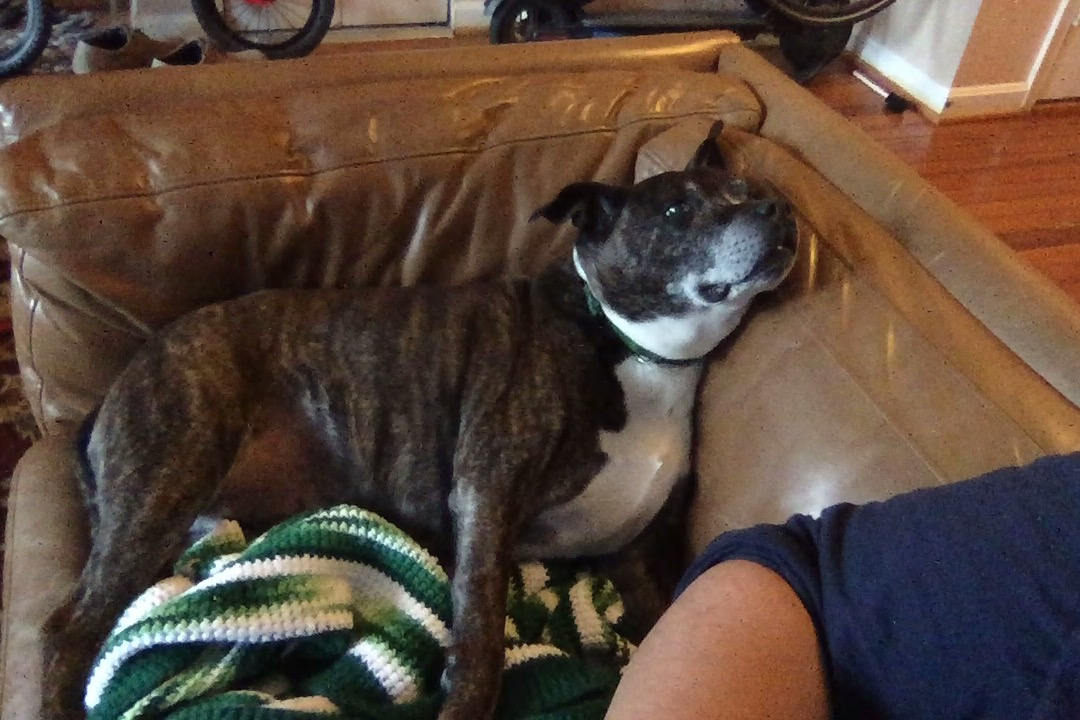
#> input picture examples/img2aspect/dog.jpg, 1080 x 720 px
$ python img2aspect.py dog.jpg
#> lines starting #> are read from the running program, lines starting #| are printed output that depends on the picture
#!/usr/bin/env python3
# img2aspect
# Manages image sizes on the command line.
#
# Author:   Benjamin Bengfort <bbengfort@districtdatalabs.com>
# Created:  Mon Sep 12 14:19:14 2016 -0400
#
# Copyright (C) 2016 District Data Labs
# For license information, see LICENSE.txt
#
# ID: img2aspect.py [] benjamin@bengfort.com $

"""
Manages image sizes on the command line.
"""

##########################################################################
## Imports
##########################################################################

import os
import argparse

from PIL import Image


##########################################################################
## Command Description
##########################################################################

DESCRIPTION = "Resize and crop images to a particular aspect"
EPILOG = "This should not modify the original image, but make a copy!"
ARGUMENTS = {
    ('-o', '--output'): {
        'metavar': 'PATH',
        'default': None,
        'help': 'specify the path to write the modified image to',
    },
    ('-a', '--aspect'): {
        'default': '16x9',
        'metavar': 'WxH',
        'help': 'the aspect ratio e.g. 16x9',
    },
    'image': {
        'nargs': 1,
        'help': 'path to the image to resize and crop',
    }
}


##########################################################################
## Helper Functions
##########################################################################

def copyname(path, suffix="-modified"):
    """
    Returns the path to write out the copy name to.
    """
    name, ext = os.path.splitext(os.path.basename(path))
    name = "{}{}{}".format(name, suffix, ext)
    return os.path.join(
        os.path.dirname(path), name
    )


def aspect(s):
    """
    Parses an aspect from a string and returns a (width, height) tuple.
    """
    try:
        ratio = tuple(map(int, s.lower().split("x")))
        if len(ratio) != 2:
            raise ValueError("Not enough dimensions!")
        return ratio
    except:
        raise Exception("Could not parse the aspect from '{}'".format(s))


def reshape(imgpath, ratio):
    """
    Reshapes an image to the specified ratio by cropping along the larger
    dimension that doesn't meet the specified aspect ratio.
    """

    def crop_height(image, rx):
        width, height = image.size
        return image.crop((
            0, (rx/2),
            width, height - (rx/2),
        ))

    def crop_width(image, rx):
        width, height = image.size
        return image.crop((
            (rx/2), 0,
            width - (rx/2), height,
        ))

    image = Image.open(imgpath)
    width, height = image.size

    # Find the delta change.
    rxheight = ((width / ratio[0]) * ratio[1]) - height
    rxwidth  = ((height / ratio[1]) * ratio[0]) - width

    # Can only crop pixels, not add them.
    if rxheight < 0 and rxwidth < 0:
        # If both sides can be cropped to get what we want:
        # Select the largest (because both are negative)
        if rxheight > rxwidth:
            return crop_height(image, rxheight * -1)
        else:
            return crop_width(image, rxwidth * -1)

    elif rxheight < 0:
        # Trim height to fit aspect ratio
        return crop_height(image, rxheight * -1)

    elif rxwidth < 0:
        # Trim width to fit aspect ratio
        return crop_width(image, rxwidth * -1)

    else:
        # Can't do anything in this case
        return image


##########################################################################
## Main Method and Argument Parsing
##########################################################################

def main(args):
    """
    Handles user import and executes the transformation
    """

    imgpath = args.image[0]
    outpath = args.output or copyname(imgpath, suffix="-{}".format(args.aspect))
    ratio   = aspect(args.aspect)
    image   = reshape(imgpath, ratio)

    image.save(outpath)
    print(
        "Saved new {}px x {}px image to {}".format(
            image.size[0], image.size[1], outpath
        )
    )


if __name__ == '__main__':

    # Parser construction
    parser = argparse.ArgumentParser(
        description=DESCRIPTION, epilog=EPILOG,
    )

    # Add the arguments
    for args, kwargs in ARGUMENTS.items():
        if isinstance(args, str):
            args = (args,)
        parser.add_argument(*args, **kwargs)

    # Parse the args and execute the main method
    args = parser.parse_args()
    main(args)
#> in reshape, image is the input picture: PIL image 1080x720 RGB; mean R, G, B 90.5, 72, 60.2
#> in crop_height, `return image.crop(( 0, (rx/2), width, height - (rx/2), ))`:
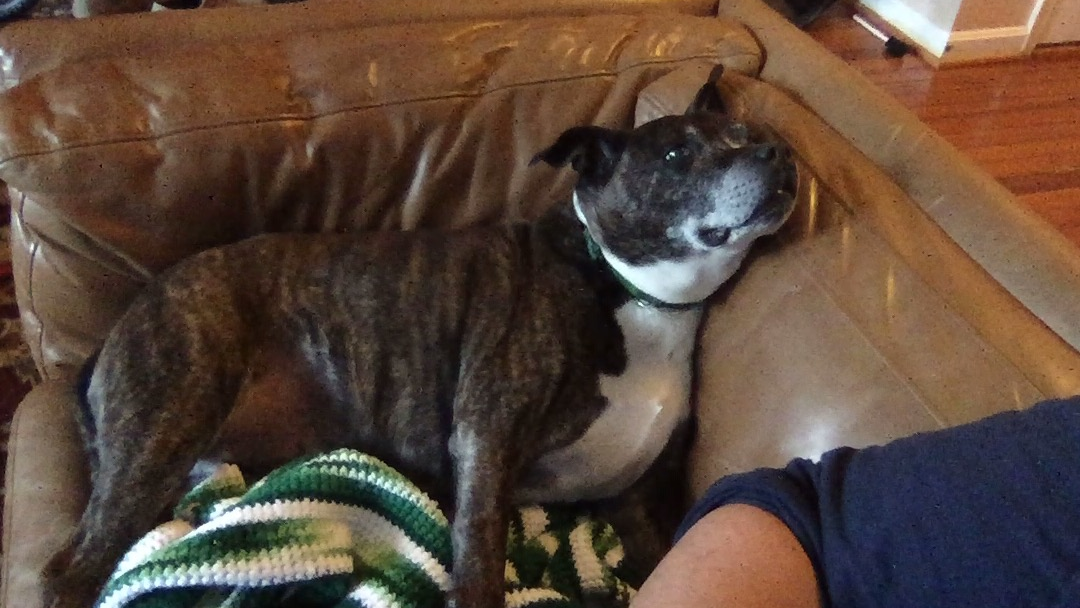
#> returned value: PIL image 1080x608 RGB; mean R, G, B 91.3, 71.6, 58.9
#| Saved new 1080px x 608px image to dog-16x9.jpg
